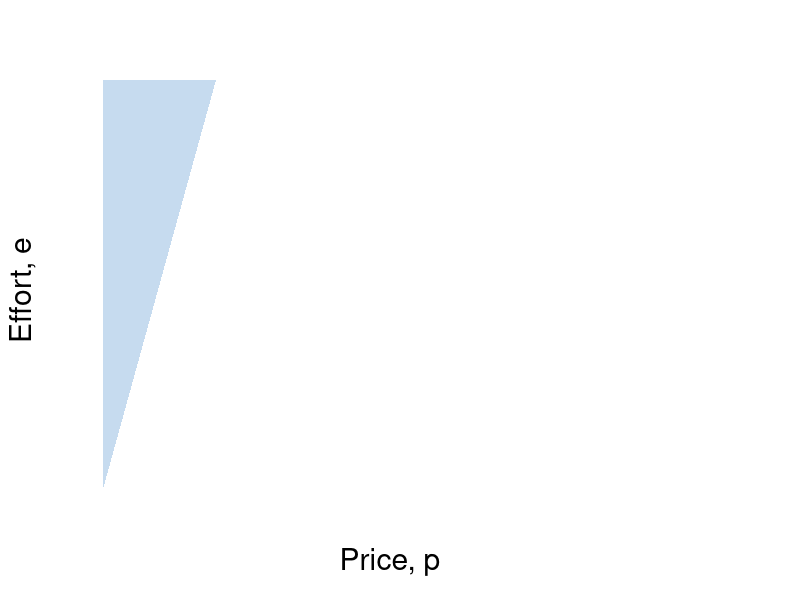

R code for this plot: (Note: this script raises an error after producing the figure.)
require(shape)
pdf(file = "employment/employment_price_edv2.pdf", width = 9, height = 7)

#Set parameters for graphics
axislabelsize <- 1.8
labelsize <- 1.5
namesize <- 1.8
annotatesize <- 1.5
graphlinewidth <- 2
segmentlinewidth <- 1.5

COL <- c("#7fc97f", "#beaed4", "#fdc086", "#ffff99", "#386cb0", "#f0027f", "#bf5b17", "#666666")
COLA <- c("#e0f3db", "#99d8c9","#66c2a4","#41ae76", "#238b45", "#005824")
COLB <- c("#c6dbef", "#4eb3d3", "#2b8cbe", "#0868ac","#084081")
COLC <- c("#fcfbfd", "#efedf5", "#dadaeb", "#bcbddc", "#9e9ac8", "#807dba", "#6a51a3", "#54278f", "#3f007d")
grays <- gray.colors(25, start = 1, end = 0)

#Parameters for figures
u1 <- 4
u2 <- 10
u3 <- 16
a1 <- 2
a2 <- 2
a3 <- 2

indiffFn1 <- function(y, u1 = 4.5, a1 = 5) {
  1 - (a1) / (y - u1)
}

isovhigh1 <- function(w, delta = 5, v = 30){
  (sqrt(w^2 - 4 * delta * v) - w + 2*v)/( 2 * v )
}

isovlow1 <- function(w, delta = 5, v = 30){
  (-sqrt(w^2 - 4 * delta * v) - w + 2*v)/( 2 * v )
}


PCFn <- function(delta, mu = 16) {
  delta/mu
}

#The derivative for the function q = 1 - delta/(p - u) = delta/p - u)^2;
#From that we get the derivative and substitute in the relevant values
#for delta, u and p; that is we get a slope of 1/32
#But we also need the intercept; 0.375 above, or q/2 as it stood
tangentLine <- function(w){
  0.375 + (1/32)*w
}

solowCondition <- function(w, delta = 5, slope = 4){
  (w*(1/(slope*delta)))
}


par(mar =  c(5, 5, 4, 6))
xlims <- c(0, 40)
ylims <- c(0, 1)


plot(0, 0, xlim = xlims, ylim = ylims, type = "n",
     xlab = expression(paste("Price, ", p)),
     ylab = expression(paste("Effort, ", e)),
     xaxt = "n", 
     yaxt = "n",
     cex.lab = axislabelsize, 
     bty = "n", 
     xaxs="i", 
     yaxs="i")


xpoly1 <- seq(from = xlims[1] + 0.2, to = 8, length.out = 500)
ypoly1 <- PCFn(xpoly1, mu = 8)
polygon(x = c(xpoly1, rev(xpoly1[1])), y = c(ypoly1, rev(ypoly1)[1]), col=COLB[1], density=NULL, border = NA)


npts <- 500 
xx1 <- seq(u1 + a1 + 0.1, xlims[2], length.out = npts)
xx2 <- seq(u2 + a2 + 0.1, xlims[2], length.out = npts)
xx3 <- seq(20, xlims[2], length.out = npts)
xx4 <- seq(7, 17, 0.01)
xx5 <- seq(5, xlims[2], length.out = npts)
xx6 <- seq(11.9, xlims[2], length.out = npts)
xx7 <- seq(xlims[1], 20, length.out = npts)


#Draw the lines for the graphs
xx3 <- seq(0, xlims[2], length.out = npts2)
xx4 <- seq(xlims[1], 10, length.out = npts2)
lines(xx3, isovhigh1(xx3, v = 0.01, delta = 5), col = COLA[4], lwd = graphlinewidth)
lines(xx4, isovlow1(xx4, v = 0.01, delta = 5), col = COLA[4], lwd = graphlinewidth)

# lines(xx3, isovhigh1(xx3, v = 5, delta = 5), col = COLA[4], lwd = graphlinewidth)
# lines(xx4, isovlow1(xx4, v = 5, delta = 5), col = COLA[4], lwd = graphlinewidth)


#lines(xx7, PCFn(xx7, mu = 28), col = COLB[4], lwd = graphlinewidth)
#lines(xx6, indiffFn1(xx6, u1 = 11.9), col = COLA[4], lwd = graphlinewidth)

solowCondition <- function(w, delta = 5, slope = 4){
  (w*(1/(slope*delta)))
}
xx5 <- seq(5, xlims[2], length.out = npts)
xx7 <- seq(xlims[1], 20, length.out = npts)
lines(xx5, indiffFn1(xx5, u1 = 0), col = COLA[4], lwd = graphlinewidth)
lines(xx7, solowCondition(xx7, delta = 5, slope = 4), col = COLB[4], lwd = graphlinewidth)

#lines(xx3, indiffFn1(xx3, u1 =20), col = COLA[4], lwd = graphlinewidth)
#lines(xx6, prodFn2(xx6), col = COLB[4], lwd = graphlinewidth)
lines(xx7, solowCondition(xx7, delta = 5, slope = 5.8), col = COLB[4], lwd = graphlinewidth)

#Customize ticks and labels for the plot
ticksy <- c(0, PCFn(delta = 4, mu = 8), 1, 1.1)
ylabels <- c(0, expression(paste(e^C)), expression(paste(bar(e) == 1) ), NA)
ticksx <- c(0, 4, xlims[2])
xlabels <- c(0, expression(paste(p^C)), NA)
axis(1, at = ticksx, pos = 0, labels = xlabels, cex.axis = labelsize)
axis(2, at = ticksy, pos = 0, labels = ylabels, las = 1,cex.axis = labelsize)

#Annotation of the three indifference curves
text(6.5, 0.075, expression(paste(u[1])), cex = labelsize-0.05)
text(15, 0.075, expression(paste(u[2] == u[z])), cex = labelsize-0.05)
text(15, 0.035, expression(paste(phantom() == 0)), cex = labelsize-0.05)
text(18.5, 0.075, expression(paste(u[3])), cex = labelsize-0.05)

#Line for the max quality, q = 1 
segments(0, 1, xlims[2], 1, lty = 2, col = grays[20], lwd = 2)
#Annotating line of 100% quality
#text(1.4, 1.025, expression(paste("Maximum level of effort, ", bar(e))))

#Add a point for the tangency
segments(4, 0, 4, PCFn(delta = 4, mu = 8), lty = 2, col = grays[20], lwd = segmentlinewidth)
segments(0, PCFn(delta = 4, mu = 8), 4, PCFn(delta = 4, mu = 8), lty = 2, col = grays[22], lwd = segmentlinewidth)
points(4, PCFn(delta = 4, mu = 8), pch = 16, col = "black", cex = labelsize)
text(4, PCFn(delta = 4, mu = 8) + 0.03, expression(paste(c)),cex = labelsize)


#Label the feasible frontier
text(2, 0.75, expression("Better for"), cex = labelsize)
text(2, 0.7, expression("employer"), cex = labelsize)
Arrows(1.8, 0.78, 1, 0.89, col = "black", lty = 1, lwd = 2, arr.type = "triangle", arr.lwd = 0.5)


text(8, 0.25, expression("Better for"), cex = labelsize)
text(8, 0.2, expression("employee"), cex = labelsize)
Arrows(8.8, 0.225, 10, 0.225, col = "black", lty = 1, lwd = 2, arr.type = "triangle", arr.lwd = 0.5)


text(3.5, 0.97, expression(paste("Slope of isoprofit")), cex = labelsize)
text(3.5, 0.89, expression(paste(-mrs(p,e) == frac(Delta*e,Delta*p),phantom()==frac(e, p))), cex = labelsize)
Arrows(5.3, 0.89, 6.8, 0.89, col = "black", lty = 1, lwd = 2, arr.type = "triangle", arr.lwd = 0.5)

text(8.5, 0.5, expression(paste(mrs(p,e) == frac(u[p],u[e]),phantom()==-frac(e, p),phantom() == mrt(p,e))), cex = labelsize, xpd = TRUE)
Arrows(5.9, 0.5, 4.3, 0.5, col = "black", lty = 1, lwd = 2, arr.type = "triangle", arr.lwd = 0.5)


dev.off()
